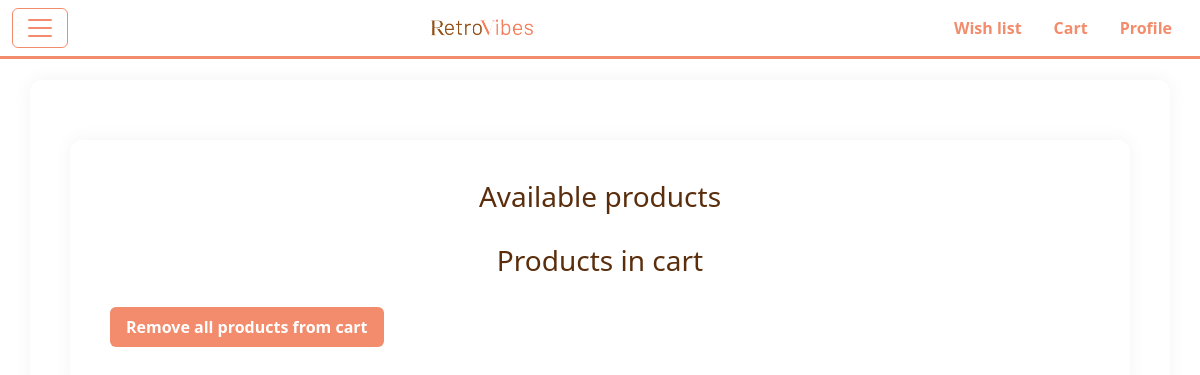
Page /cart/ on the earlier database version.
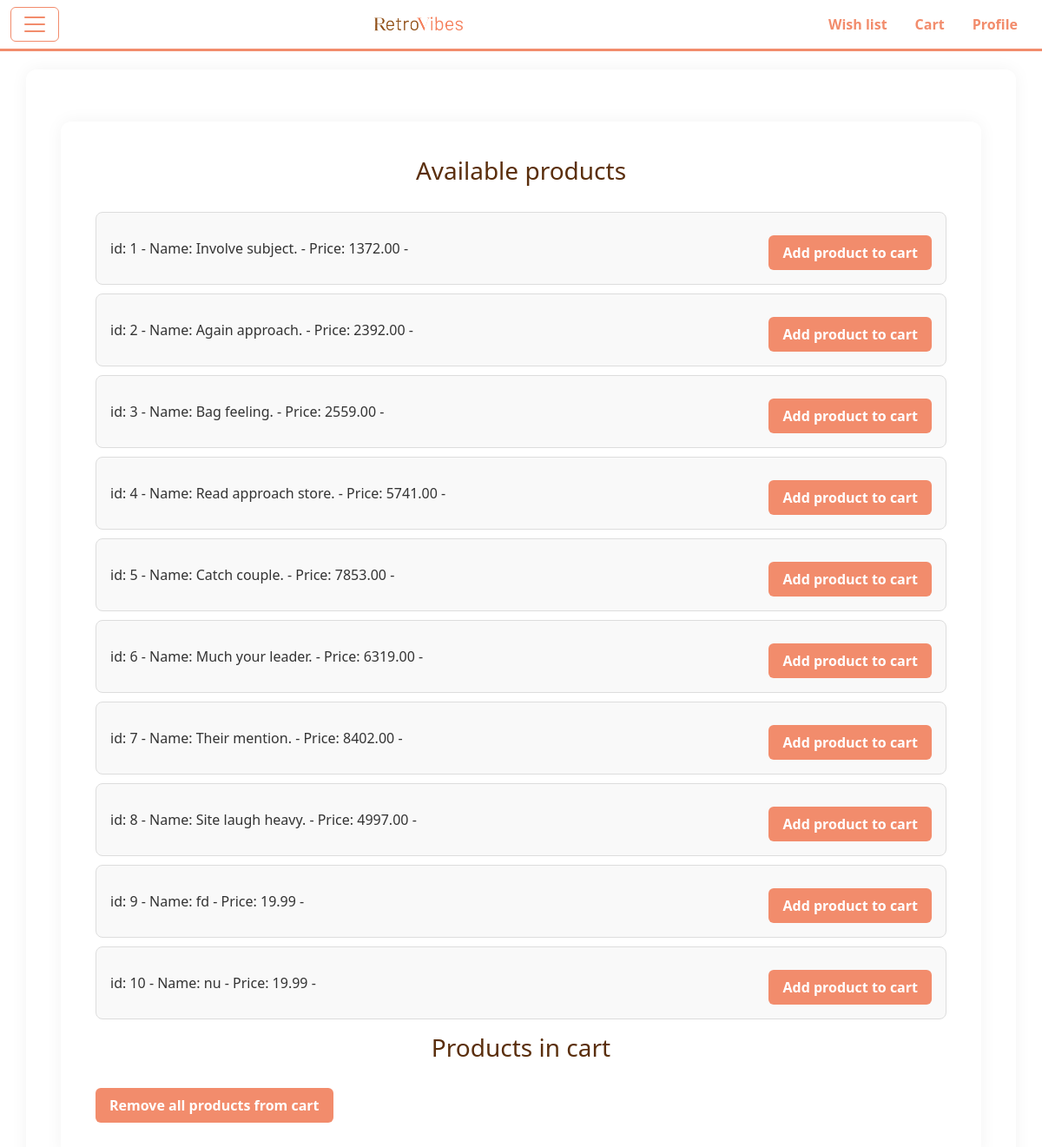
Same page on the later database version.
### pages/models.py (models this page shows)
class Vinyl(models.Model):
    name = models.CharField(max_length=255)
    imageDesign = models.ImageField(upload_to='templates/image')
    size = models.FloatField()
    colour = models.CharField(max_length=30)
    price = models.DecimalField(max_digits=10, decimal_places=2, default=19.99)

### pages/views.py (the view, shortened to what this page needs)
# urls.py: path('cart/', CartView.as_view(), name='cart_index'),
class CartView(View):
    template_name = "cart/index.html"
    def get(self, request):
        vinyls = {vinyl.id: {'name': vinyl.name, 'price': vinyl.price} for vinyl in Vinyl.objects.all()}
        cart_vinyls = {}
        cart_product_data = request.session.get('cart_vinyl_data', {})
        for key in cart_product_data.keys():
            if int(key) in vinyls:
                cart_vinyls[key] = vinyls[int(key)]  # Convertimos a int para evitar problemas
        view_data = {
            'vinyls': vinyls,
            'cart_vinyls': cart_vinyls
        }
        return render(request, self.template_name, view_data)

### pages/templates/cart/index.html (shortened to what this page needs)
{% extends 'pages/base.html' %}
{% block content %}
<div class="container">
    <div class="row justify-content-center">
        <div class="col-md-12">
            <h1> Available products</h1>
            <ul>
                {% for key, vinyl in vinyls.items %}
                <li>
                    id: {{ key }} -
                    Name: {{ vinyl.name }} -
                    Price: {{ vinyl.price }} -
                    <form method="post" action="{% url 'cart_add' key %}">
                        <button type="submit">Add product to cart</button>
                    </form>
                </li>
                {% endfor %}
            </ul>
        </div>
    </div>
    <div class="row justify-content-center">
        <div class="col-md-12">
            <h1> Products in cart</h1>
            <form method="post" action="{% url 'cart_removeAll' %}">
                <button type="submit">Remove all products from cart</button>
            </form>
        </div>
    </div>
</div>
{% endblock %}

### pages/templates/pages/base.html (shortened to what this page needs)
{%load static%}
<!DOCTYPE html>
<html lang="en">
<head>
    <link href="https://cdn.jsdelivr.net/npm/bootstrap@5.3.3/dist/css/bootstrap.min.css" rel="stylesheet">
    <link href="{% static 'pages/app.css' %}" rel="stylesheet">
</head>
<body>
    <header>
        <nav class="navbar custom-navbar fixed-top">
            <div class="container-fluid">
                <button class="navbar-toggler" type="button" data-bs-toggle="offcanvas" data-bs-target="#offcanvasNavbar" aria-controls="offcanvasNavbar" aria-label="Toggle navigation">
                    <span class="navbar-toggler-icon"></span>
                </button>
              <img src="../../static/image/Presentación_Diapositivas_Informe_Proyecto_Negocios_Orgánico_Marrón.png" alt="logo" class="navbar-logo">
                <nav class="nav">
                    <a class="nav-link active" aria-current="page" href="#">Wish list</a>
                    <a class="nav-link" href="{% url 'cart_index' %}">Cart</a>
                    <a class="nav-link" href="#">Profile</a>
                </nav>
            </div>
          </nav>
    </header>
    <div class="container" style="margin-top: 80px; padding-top: 20px;">
      {% block content %}
      {% endblock %}
    </div>
</body>
</html>

### pages/static/pages/app.css (style rules this page uses)
.custom-navbar { background-color: #ffffff !important; border-bottom: 3px solid #f28c6c; }
.custom-navbar .nav-link { color: #f28c6c !important; font-weight: bold; transition: color 0.3s ease; }
.custom-navbar .navbar-toggler { border: 1px solid #f28c6c; }
.navbar-logo { height: 40px; margin-right: 20px; }
* { margin: 0; padding: 0; box-sizing: border-box; }
.container { margin-top: 40px; font-family: 'Segoe UI', sans-serif; color: #333; }
h1 { font-size: 28px; margin-bottom: 20px; color: #5a2e0c; text-align: center; }
ul { padding: 0; list-style: none; }
li { background-color: #f9f9f9; border: 1px solid #ddd; margin-bottom: 10px; padding: 16px; border-radius: 8px; display: flex; justify-content: space-between; align-items: center; flex-wrap: wrap; }
li form { margin-top: 10px; }
button { background-color: #f28c6c; color: white; border: none; padding: 8px 16px; border-radius: 6px; font-weight: bold; cursor: pointer; transition: background-color 0.3s; }
.container { padding: 40px; border-radius: 12px; box-shadow: 0 0 20px rgba(0, 0, 0, 0.05); font-family: 'Segoe UI', sans-serif; }
.container h1 { text-align: center; font-size: 28px; margin-bottom: 30px; color: #5a2e0c; }

Differences in the rows shown:
added Vinyl: name "Involve subject.", price "1372.00"
added Vinyl: name "Again approach.", price "2392.00"
added Vinyl: name "Bag feeling.", price "2559.00"
added Vinyl: name "Read approach store.", price "5741.00"
added Vinyl: name "Catch couple.", price "7853.00"
added Vinyl: name "Much your leader.", price "6319.00"
added Vinyl: name "Their mention.", price "8402.00"
added Vinyl: name "Site laugh heavy.", price "4997.00"
added Vinyl: name "fd", price "19.99"
added Vinyl: name "nu", price "19.99"
Other differences:
new list line: "id: 1 - Name: - Price: - Add product to cart"
new list line: "id: 2 - Name: - Price: - Add product to cart"
new list line: "id: 3 - Name: - Price: - Add product to cart"
new list line: "id: 4 - Name: - Price: - Add product to cart"
new list line: "id: 5 - Name: - Price: - Add product to cart"
new list line: "id: 6 - Name: - Price: - Add product to cart"
new list line: "id: 7 - Name: - Price: - Add product to cart"
new list line: "id: 8 - Name: - Price: - Add product to cart"
new list line: "id: 9 - Name: - Price: - Add product to cart"
new list line: "id: 10 - Name: - Price: - Add product to cart"
